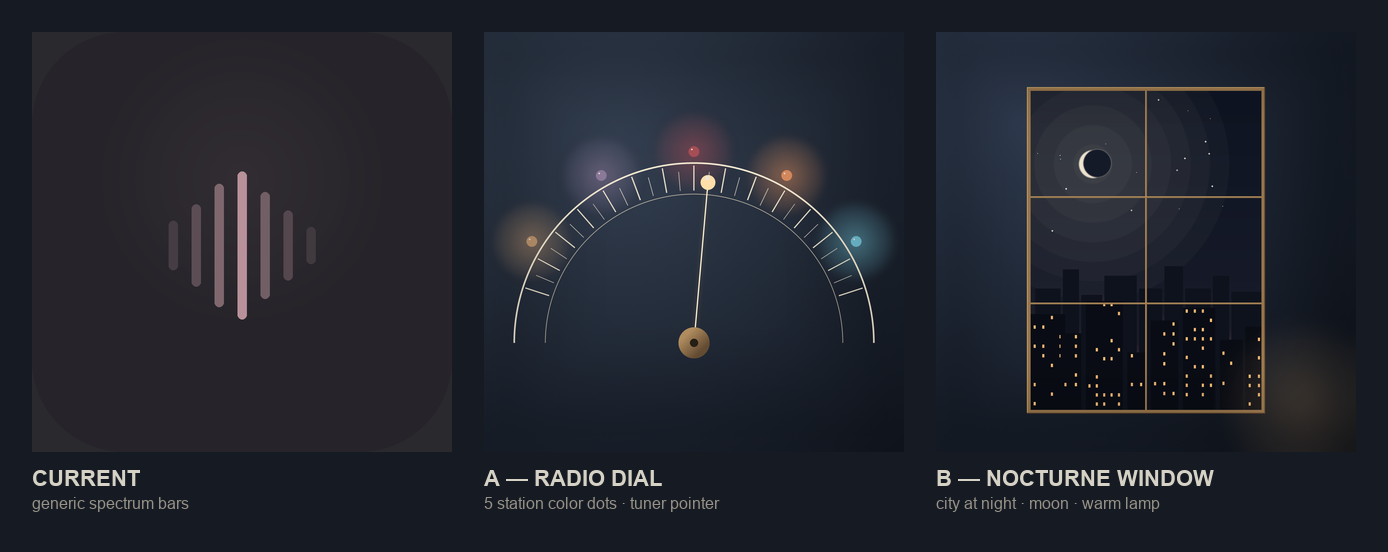

Write the Python code that produced this figure.
"""3-way comparison strip: old / A / B, with labels under each."""
from PIL import Image, ImageDraw, ImageFont
import os

OUT = os.path.dirname(os.path.abspath(__file__))
TILE = 420
PAD = 32
LABEL_H = 68
W = TILE * 3 + PAD * 4
H = TILE + PAD * 2 + LABEL_H

bg_col = (22, 26, 34)
label_col = (214, 210, 198)
sub_col = (150, 146, 136)

canvas = Image.new("RGB", (W, H), bg_col)
draw = ImageDraw.Draw(canvas)

def tile(path, x, label, sub):
    img = Image.open(path).convert("RGB").resize((TILE, TILE), Image.LANCZOS)
    canvas.paste(img, (x, PAD))
    # label
    try:
        f1 = ImageFont.truetype("/System/Library/Fonts/Supplemental/Arial Bold.ttf", 22)
        f2 = ImageFont.truetype("/System/Library/Fonts/Supplemental/Arial.ttf", 16)
    except Exception:
        f1 = ImageFont.load_default()
        f2 = ImageFont.load_default()
    draw.text((x, PAD + TILE + 14), label, fill=label_col, font=f1)
    draw.text((x, PAD + TILE + 42), sub, fill=sub_col, font=f2)

x1 = PAD
x2 = PAD * 2 + TILE
x3 = PAD * 3 + TILE * 2

tile(os.path.join(OUT, "..", "..", "simone ios", "Simone", "Assets.xcassets",
                  "AppIcon.appiconset", "AppIcon.png"),
     x1, "CURRENT", "generic spectrum bars")
tile(os.path.join(OUT, "A_radio_dial.png"),
     x2, "A — RADIO DIAL", "5 station color dots · tuner pointer")
tile(os.path.join(OUT, "B_nocturne_window.png"),
     x3, "B — NOCTURNE WINDOW", "city at night · moon · warm lamp")

canvas.save(os.path.join(OUT, "compare.png"), "PNG", optimize=True)
print("wrote compare.png", canvas.size)
